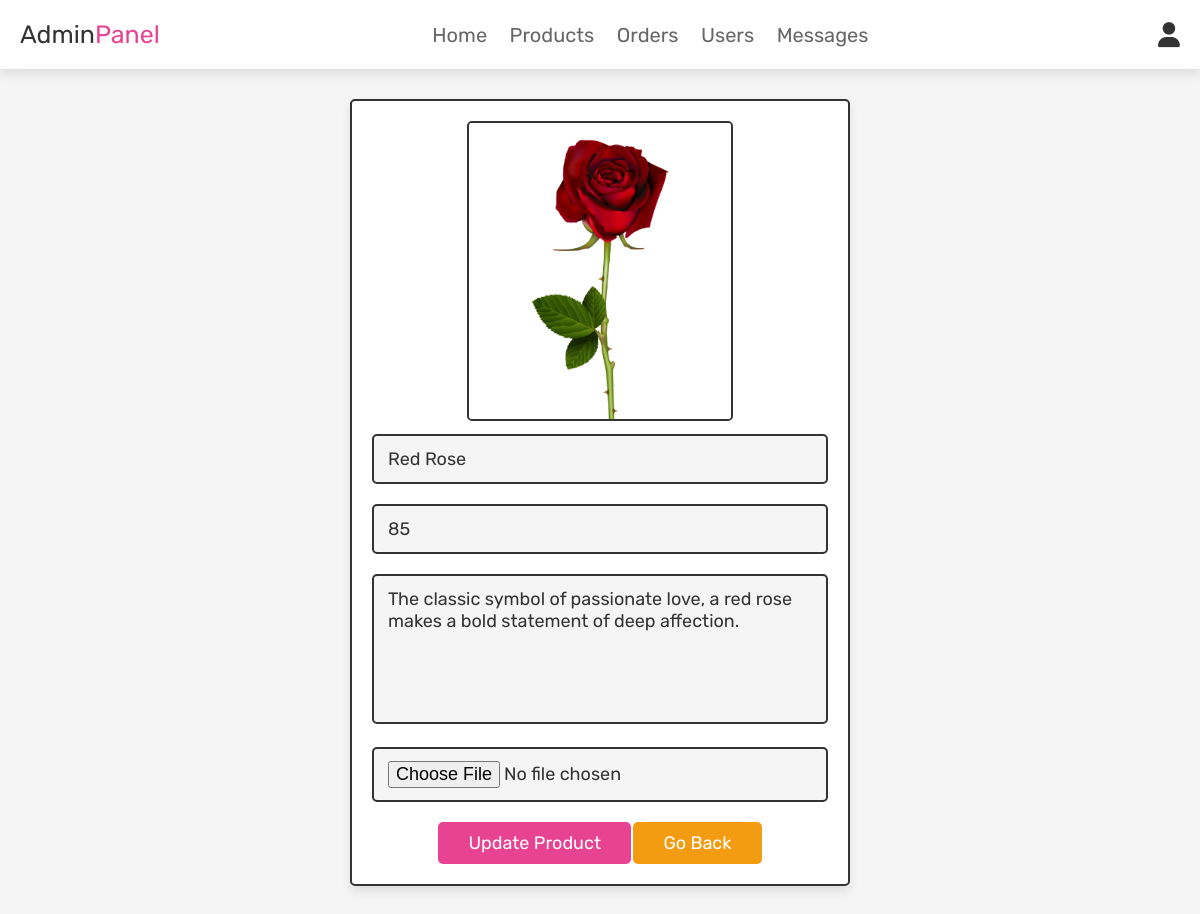
Page /admin_update_product.php?update=21 (signed in) on the committed database.
### tables this page shows
CREATE TABLE `products` (
  `id` int(100) NOT NULL,
  `name` varchar(100) NOT NULL,
  `details` varchar(500) NOT NULL,
  `price` int(100) NOT NULL,
  `image` varchar(100) NOT NULL
);

### admin_update_product.php (the view, shortened to what this page needs)
<?php
@include 'config.php';
?>
<!DOCTYPE html>
<html lang="en">
<head>
   <link rel="stylesheet" href="https://cdnjs.cloudflare.com/ajax/libs/font-awesome/6.0.0/css/all.min.css">
   <link rel="stylesheet" href="css/admin_style.css">
</head>
<body>
<?php @include 'admin_header.php'; ?>
<section class="update-product">
<?php
   $update_id = $_GET['update'];
   $select_products = mysqli_query($conn, "SELECT * FROM `products` WHERE id = '$update_id'") or die('query failed');
   if(mysqli_num_rows($select_products) > 0){
      while($fetch_products = mysqli_fetch_assoc($select_products)){
?>
<form action="" method="post" enctype="multipart/form-data">
   <img src="uploaded_img/<?php echo $fetch_products['image']; ?>" class="image"  alt="">
   <input type="text" class="box" value="<?php echo $fetch_products['name']; ?>" required placeholder="update product name" name="name">
   <input type="number" min="0" class="box" value="<?php echo $fetch_products['price']; ?>" required placeholder="update product price" name="price">
   <textarea name="details" class="box" required placeholder="update product details" cols="30" rows="10"><?php echo $fetch_products['details']; ?></textarea>
   <input type="file" accept="image/jpg, image/jpeg, image/png" class="box" name="image">
   <input type="submit" value="update product" name="update_product" class="btn">
   <a href="admin_products.php" class="option-btn">Go back</a>
</form>
<?php
      }
   }else{
      echo '<p class="empty">No update product select</p>';
   }
?>
</section>
</body>
</html>

### css/admin_style.css (style rules this page uses)
:root { --pink:#e84393; --red:#c0392b; --orange:#f39c12; --black:#333; --white:#fff; --light-color:#666; --light-white:#ccc; --light-bg:#f5f5f5; --border:.2rem solid var(--black); --box-shadow:0 .5rem 1rem rgba(0,0,0,.1); }
* { font-family: 'Rubik', sans-serif; margin:0; padding:0; box-sizing: border-box; outline: none; border:none; text-decoration: none; transition:all .2s linear; }
html { font-size: 62.5%; overflow-x: hidden; scroll-behavior: smooth; scroll-padding-top: 6.5rem; }
body { background: var(--light-bg); }
section { padding:3rem 2rem; }
.btn, .delete-btn, .option-btn { display: inline-block; border-radius: .5rem; margin-top: 1rem; font-size: 1.8rem; color:var(--white); cursor: pointer; padding:1rem 3rem; text-transform: capitalize; }
.btn { background-color: var(--pink); }
.option-btn { background-color: var(--orange); }
.update-product form { max-width: 50rem; border-radius: .5rem; background-color: var(--white); border:var(--border); padding:2rem; text-align: center; margin:0 auto; box-shadow: var(--box-shadow); }
.update-product form .box { width: 100%; margin:1rem 0; font-size: 1.8rem; color:var(--black); border-radius: .5rem; background-color: var(--light-bg); padding:1.2rem 1.4rem; border:var(--border); }
.update-product form textarea { height: 15rem; resize: none; }
.update-product .image { height: 30rem; border:var(--border); border-radius: .5rem; }

### rows in the picture
products: image (picture), name "Red Rose", price "85", details "The classic symbol of passionate love, a red rose makes a bold statement of deep affection."
